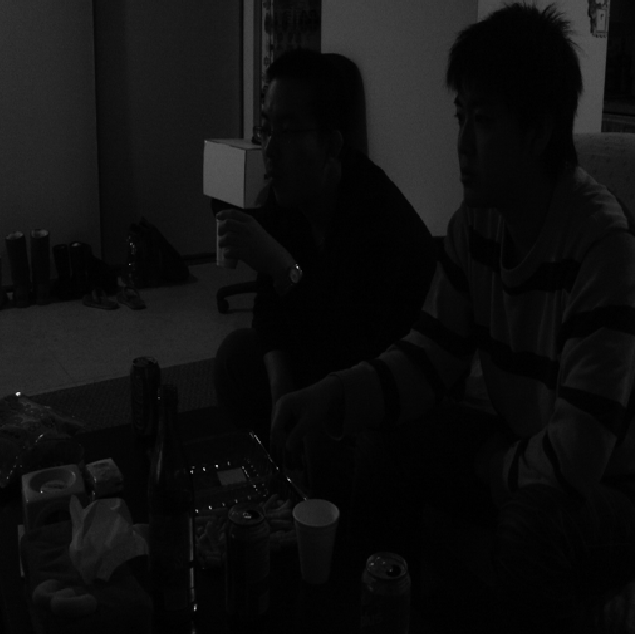
#> input picture histogram_equalization/image/test2.png, 635 x 634 px
$ python histogram_equalization.py
#> lines starting #> are read from the running program, lines starting #| are printed output that depends on the picture
# Cân bằng histogram của ảnh Gray và ảnh BGR bằng thư viện CV2

import cv2
import numpy as np
import matplotlib.pyplot as plt


# Đồ thị biểu diễn histogram của ảnh
def getHistogramGrap(img, title, number):
    # using numpy
    # hist: histogram
    # bins: 0-256

    plt.figure(number)

    hist, bins = np.histogram(img.flatten(), bins=256, range=[0, 256])
    plt.title(title)
    plt.xlabel('scale value')
    plt.ylabel('pixel')
    plt.xlim([0.0, 255.0])  # Số mức xám biểu thị trên trục
    plt.plot(hist)
    save_path = "./output_image/"
    save_name = str(title).replace(" ", "")
    save = save_path + save_name
    plt.savefig(save)


# Cân bằng histogram với ảnh gray và hiển thị
def equalization_histogram_gray_img(img):
    img_gray = cv2.cvtColor(img, cv2.COLOR_BGR2GRAY)
    img_equalized = cv2.equalizeHist(img_gray)

    cv2.imshow('Gray Image', img_gray)
    cv2.imshow('Image Equalized', img_equalized)
    cv2.imwrite("./output_image/img_equalized_Gray.png", img_equalized)
    getHistogramGrap(img_gray, "Histogram Origin Image Gray", 1)
    getHistogramGrap(img_equalized, "Histogram Equalized Img Gray", 2)
    plt.show()
    cv2.waitKey(0)
    cv2.destroyAllWindows()

# Cân bằng histogram với ảnh BRG và hiển thị
def equalization_histogram_BGR_img(img):
    # chuyển đổi BGR to HSV
    img_hsv = cv2.cvtColor(img, cv2.COLOR_BGR2HSV)

    # equalization_histogram in V channels (V-Value: độ sáng của màu sắc)
    img_hsv[:, :, 2] = cv2.equalizeHist(img_hsv[:, :, 2])
    img_equalized = cv2.cvtColor(img_hsv, cv2.COLOR_HSV2BGR)

    cv2.imshow('Origin Img', img)
    cv2.imshow('Image Equalized', img_equalized)
    cv2.imwrite("./output_image/img_equalized_BGR.png", img_equalized)
    getHistogramGrap(img, "Histogram Origin Image BGR", 1)
    getHistogramGrap(img_equalized, "Histogram Equalization Img BGR", 2)
    plt.show()
    cv2.waitKey(0)
    cv2.destroyAllWindows()


if __name__ == '__main__':
    path_1 = "./image/test2.png"
    img_1 = cv2.imread(path_1)
#> img_1 is the input picture: shape (634, 635, 3); min 0, max 228, mean 15.3
    equalization_histogram_gray_img(img_1)
#> in equalization_histogram_gray_img, `img_equalized = cv2.equalizeHist(img_gray)`:
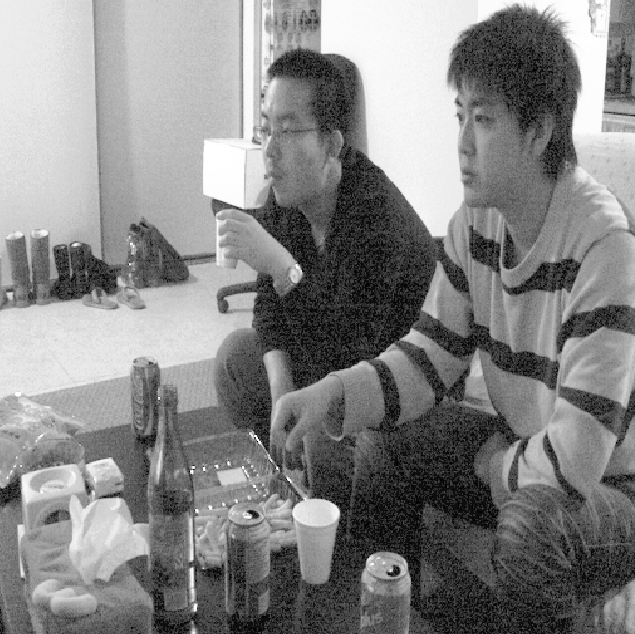
#> img_equalized: shape (634, 635); min 0, max 255, mean 133
#> in getHistogramGrap, `hist, bins = np.histogram(img.flatten(), bins=256, range=[0, 256])`: hist = 256 values, max 46919 at index 2, min 0 at index 88, mean 1572.6; bins = 257 values from 0 to 256
#> in getHistogramGrap, `plt.savefig(save)`:
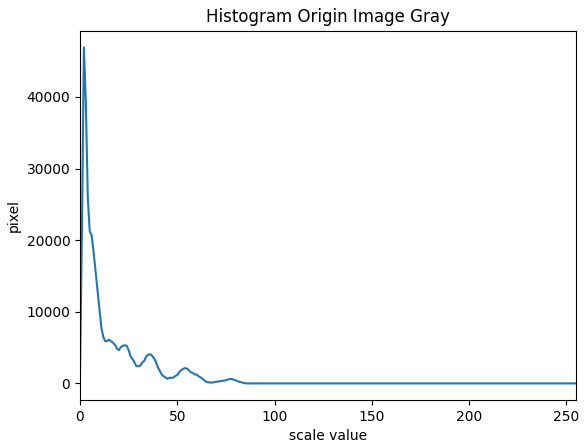
#> figure drawn by matplotlib, 1 panel; curve peaks at x = 2, y = 46919
#> call 2 of getHistogramGrap, with title = 'Histogram Equalized Img Gray', number = 2
#> in getHistogramGrap (call 2), `hist, bins = np.histogram(img.flatten(), bins=256, range=[0, 256])`: hist = 256 values, max 46919 at index 44, min 0 at index 1, mean 1572.6
#> in getHistogramGrap (call 2), `plt.savefig(save)`:
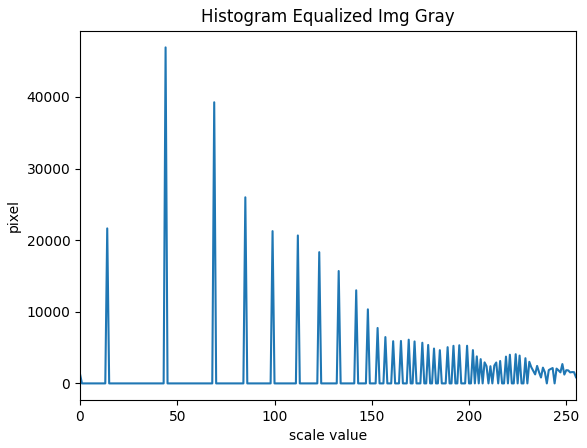
#> figure drawn by matplotlib, 1 panel; curve peaks at x = 44, y = 46919

    path_2 = "./image/low_contrast.png"
    img_2 = cv2.imread(path_2)
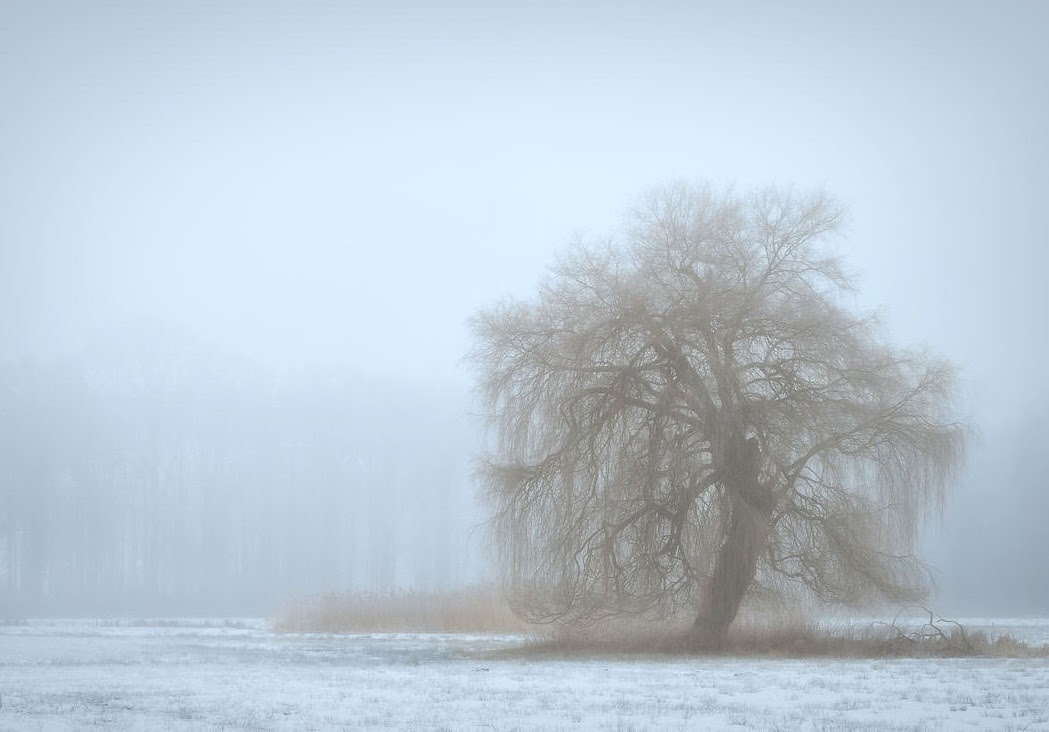
#> input picture histogram_equalization/image/low_contrast.png, 1049 x 732 px
#> img_2 is the input picture: shape (732, 1049, 3); mean B, G, R 213.4, 202.1, 188.4
    equalization_histogram_BGR_img(img_2)
#> in equalization_histogram_BGR_img, `img_hsv = cv2.cvtColor(img, cv2.COLOR_BGR2HSV)`: img_hsv: shape (732, 1049, 3); mean H, S, V 93.1, 30.2, 214.3
#> in equalization_histogram_BGR_img, `img_hsv[:, :, 2] = cv2.equalizeHist(img_hsv[:, :, 2])`: img_hsv: shape (732, 1049, 3); mean H, S, V 93.1, 30.2, 129.1
#> in equalization_histogram_BGR_img, `img_equalized = cv2.cvtColor(img_hsv, cv2.COLOR_HSV2BGR)`:
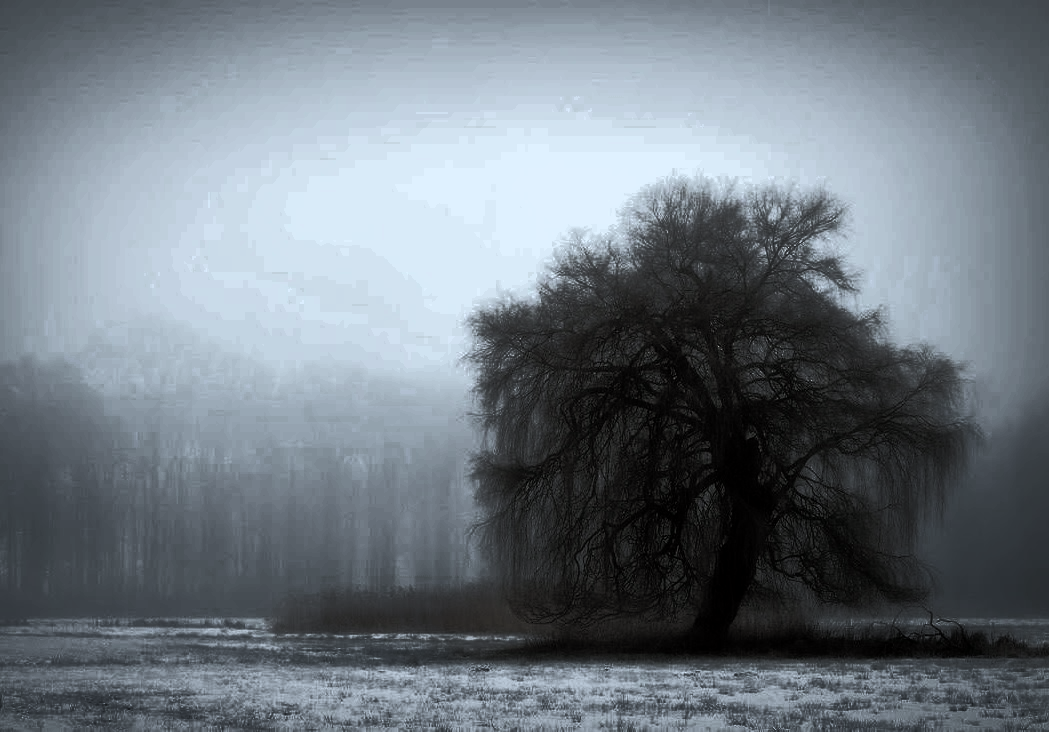
#> img_equalized: shape (732, 1049, 3); mean B, G, R 128.9, 120.6, 111.5
#> call 3 of getHistogramGrap, with title = 'Histogram Origin Image BGR', number = 1
#> in getHistogramGrap (call 3), `hist, bins = np.histogram(img.flatten(), bins=256, range=[0, 256])`: hist = 256 values, max 45577 at index 222, min 0 at index 0, mean 8998.5
#> in getHistogramGrap (call 3), `plt.savefig(save)`:
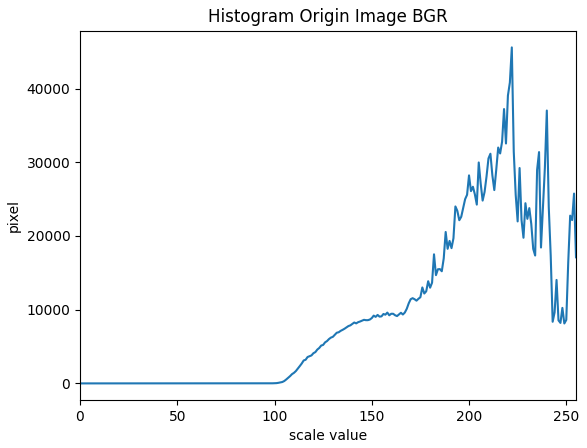
#> figure drawn by matplotlib, 1 panel; curve peaks at x = 222, y = 45577
#> call 4 of getHistogramGrap, with title = 'Histogram Equalization Img BGR', number = 2
#> in getHistogramGrap (call 4), `hist, bins = np.histogram(img.flatten(), bins=256, range=[0, 256])`: hist = 256 values, max 39097 at index 241, min 0 at index 246, mean 8998.5
#> in getHistogramGrap (call 4), `plt.savefig(save)`:
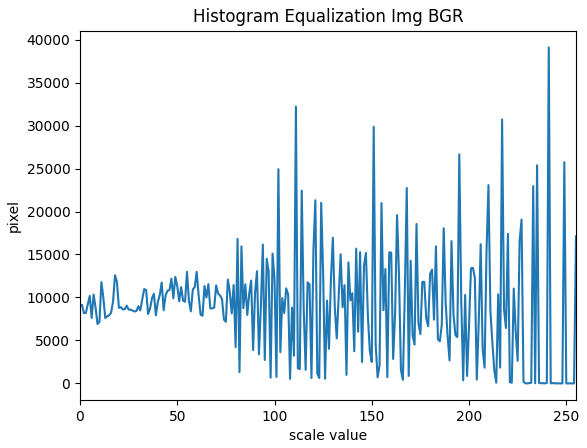
#> figure drawn by matplotlib, 1 panel; curve peaks at x = 241, y = 39097
